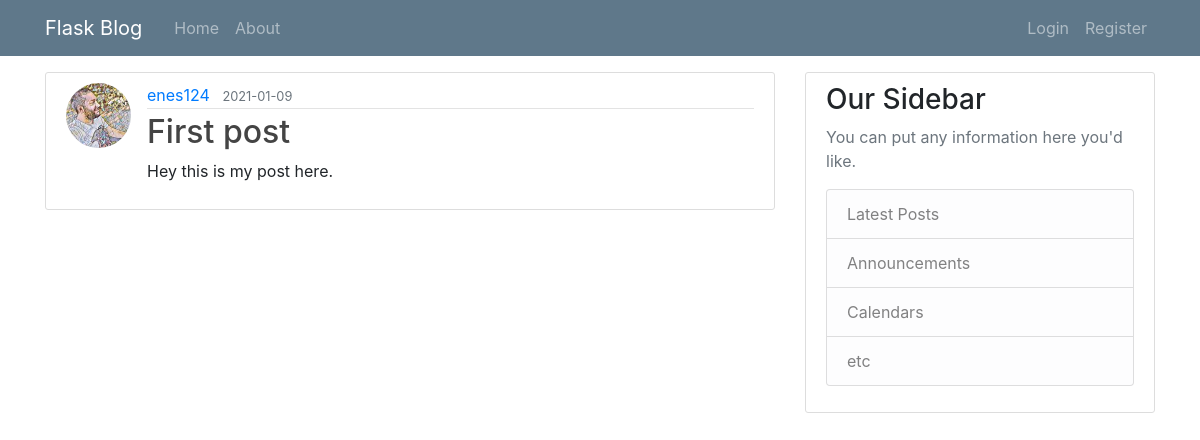
/post/1, run on the app's committed database.
### Blog/models.py (models this page shows, shortened)
class User(db.Model, UserMixin):
    id = db.Column(db.Integer, primary_key=True)
    username = db.Column(db.String(20), unique=True, nullable=False)
    email = db.Column(db.String(120), unique=True, nullable=False)
    image_file = db.Column(db.String(20), nullable=False, default='default.jpg')
    password = db.Column(db.String(60), nullable=False)
    posts = db.relationship('Post', backref='author', lazy=True)

class Post(db.Model):
    id = db.Column(db.Integer, primary_key=True)
    title = db.Column(db.String(100), nullable=False)
    date_posted = db.Column(db.DateTime, nullable=False, default=datetime.utcnow)
    content = db.Column(db.Text, nullable=False)
    user_id = db.Column(db.Integer, db.ForeignKey('user.id'), nullable=False)

### Blog/routes.py (the view)
@app.route('/post/<int:post_id>')
def post(post_id):
    post = Post.query.get_or_404(post_id)
    return render_template('post.html', post=post)

### Blog/templates/post.html (shortened to what this page needs)
{% extends "base.html" %}
{% block content %}
    <article class="media content-section">
      <img class="rounded-circle article-img" src="{{url_for('static', filename='images/' + post.author.image_file) }}" alt="">
      <div class="media-body">
        <div class="article-metadata">
          <a class="mr-2" href="{{url_for('user_posts', username=post.author.username)}}">{{ post.author.username }}</a>
          <small class="text-muted">{{ post.date_posted.strftime('%Y-%m-%d') }}</small>
        </div>
        <h2 class="article-title">{{ post.title }}</h2>
        <p class="article-content">{{ post.content }}</p>
      </div>
    </article>
{% endblock content %}

### Blog/static/main.css (style rules this page uses)
body { background: #fafafa; color: #333333; margin-top: 5rem; }
h1, h2, h3, h4, h5, h6 { color: #444444; }
.content-section { background: #ffffff; padding: 10px 20px; border: 1px solid #dddddd; border-radius: 3px; margin-bottom: 20px; }
.article-title { color: #444444; }
.article-content { white-space: pre-line; }
.article-img { height: 65px; width: 65px; margin-right: 16px; }
.article-metadata { padding-bottom: 1px; margin-bottom: 4px; border-bottom: 1px solid #e3e3e3 }

### data on the page
User: image_file (picture), author.username "enes124"
Post: date_posted "2021-01-09", title "First post", content "Hey this is my post here."
